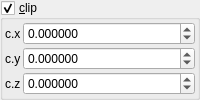
    <widget class="MyGroupBox" name="groupCheck_transf_function_enabledS_false">
     <property name="title">
      <string>&amp;clip</string>
     </property>
     <property name="checkable">
      <bool>true</bool>
     </property>
     <layout class="QVBoxLayout" name="verticalLayout_17" stretch="0">
      <property name="spacing">
       <number>2</number>
      </property>
      <property name="leftMargin">
       <number>2</number>
      </property>
      <property name="topMargin">
       <number>2</number>
      </property>
      <property name="rightMargin">
       <number>2</number>
      </property>
      <property name="bottomMargin">
       <number>2</number>
      </property>
      <item>
       <layout class="QGridLayout" name="gridLayout_6" rowstretch="0,0,0" columnstretch="0,1">
        <property name="spacing">
         <number>2</number>
        </property>
        <item row="2" column="0">
         <widget class="QLabel" name="label_22">
          <property name="text">
           <string notr="true">c.z</string>
          </property>
         </widget>
        </item>
        <item row="2" column="1">
         <widget class="MyDoubleSpinBox" name="spinbox3_transf_offset_333_z">
          <property name="sizePolicy">
           <sizepolicy hsizetype="Minimum" vsizetype="Maximum">
            <horstretch>0</horstretch>
            <verstretch>0</verstretch>
           </sizepolicy>
          </property>
          <property name="prefix">
           <string/>
          </property>
          <property name="suffix">
           <string/>
          </property>
          <property name="decimals">
           <number>6</number>
          </property>
          <property name="minimum">
           <double>-99.989999999999995</double>
          </property>
          <property name="maximum">
           <double>99.989999999999995</double>
          </property>
          <property name="singleStep">
           <double>0.100000000000000</double>
          </property>
         </widget>
        </item>
        <item row="0" column="1">
         <widget class="MyDoubleSpinBox" name="spinbox3_transf_offset_333_x">
          <property name="sizePolicy">
           <sizepolicy hsizetype="Minimum" vsizetype="Maximum">
            <horstretch>0</horstretch>
            <verstretch>0</verstretch>
           </sizepolicy>
          </property>
          <property name="prefix">
           <string/>
          </property>
          <property name="suffix">
           <string/>
          </property>
          <property name="decimals">
           <number>6</number>
          </property>
          <property name="minimum">
           <double>-99.989999999999995</double>
          </property>
          <property name="maximum">
           <double>99.989999999999995</double>
          </property>
          <property name="singleStep">
           <double>0.100000000000000</double>
          </property>
         </widget>
        </item>
        <item row="1" column="1">
         <widget class="MyDoubleSpinBox" name="spinbox3_transf_offset_333_y">
          <property name="sizePolicy">
           <sizepolicy hsizetype="Minimum" vsizetype="Maximum">
            <horstretch>0</horstretch>
            <verstretch>0</verstretch>
           </sizepolicy>
          </property>
          <property name="prefix">
           <string/>
          </property>
          <property name="suffix">
           <string/>
          </property>
          <property name="decimals">
           <number>6</number>
          </property>
          <property name="minimum">
           <double>-99.989999999999995</double>
          </property>
          <property name="maximum">
           <double>99.989999999999995</double>
          </property>
          <property name="singleStep">
           <double>0.100000000000000</double>
          </property>
         </widget>
        </item>
        <item row="1" column="0">
         <widget class="QLabel" name="label_23">
          <property name="text">
           <string notr="true">c.y</string>
          </property>
         </widget>
        </item>
        <item row="0" column="0">
         <widget class="QLabel" name="label_24">
          <property name="text">
           <string notr="true">c.x</string>
          </property>
         </widget>
        </item>
       </layout>
      </item>
     </layout>
    </widget>
